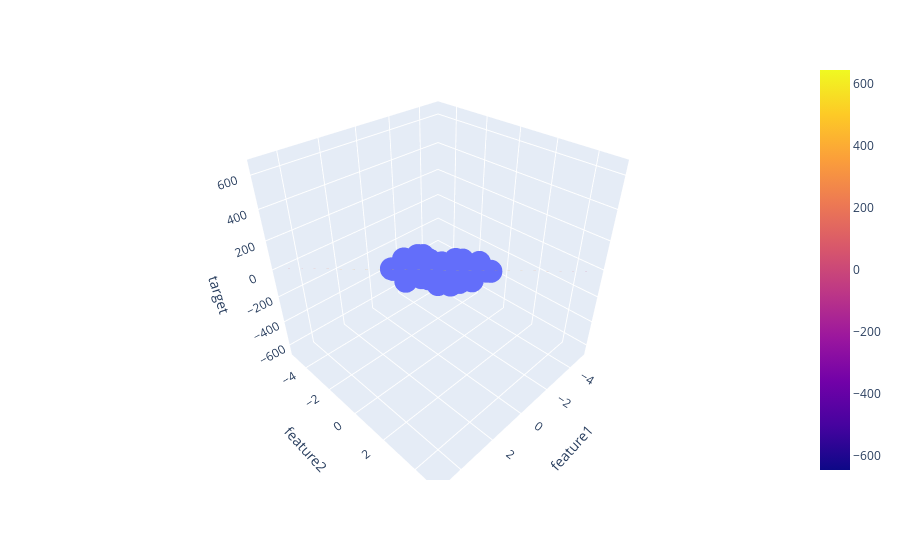

Notebook code for this chart:
### Code cell
fig = px.scatter_3d(df, x='feature1', y='feature2', z='target')

fig.add_trace(go.Surface(x = x, y = y, z =z ))

fig.show()
